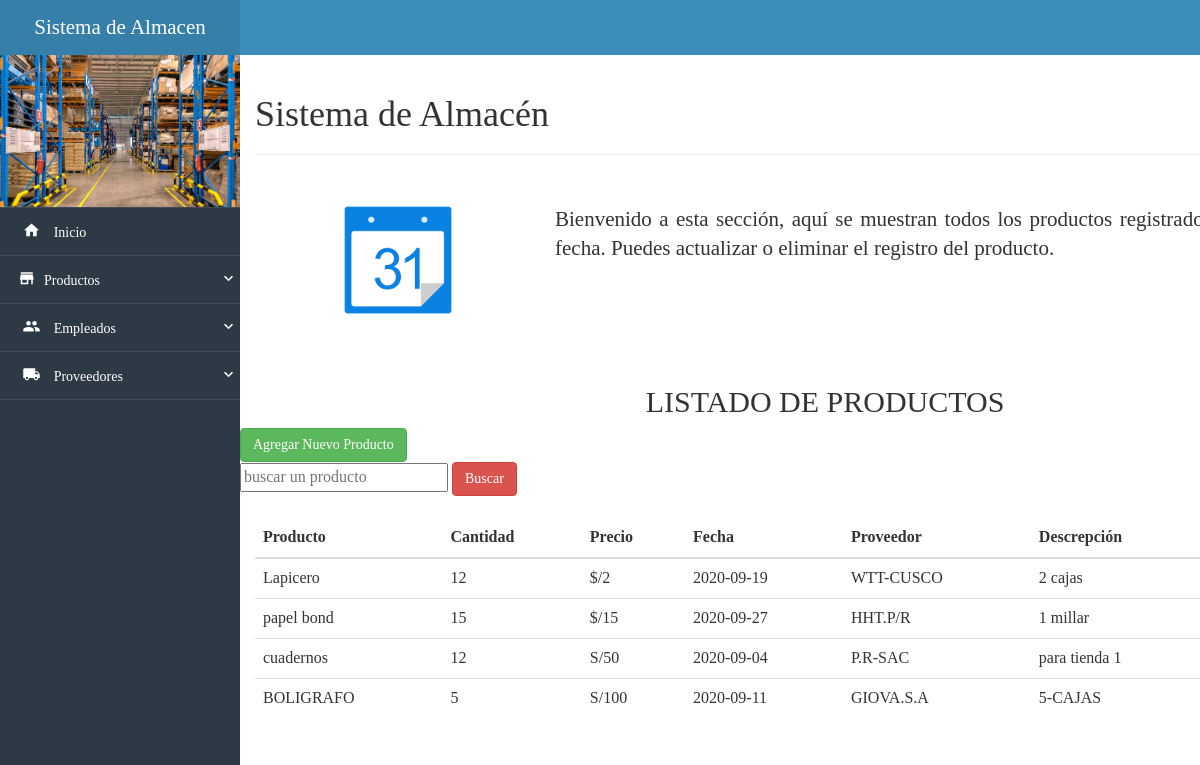
The page /mostrarPro.php on the database its author committed.
### tables this page shows
CREATE TABLE `productos` (
  `id` smallint(6) NOT NULL,
  `nombre_producto` varchar(50) NOT NULL,
  `cantidad` varchar(10) DEFAULT NULL,
  `precio_total` varchar(10) DEFAULT NULL,
  `fecha_entrada` date NOT NULL,
  `proveedor` varchar(40) DEFAULT NULL,
  `descripcion` varchar(200) NOT NULL
);

### mostrarPro.php (the view, shortened to what this page needs)
<?php
include('link.php');
require 'conexion.php';
$where = "";
$sql = "SELECT * FROM productos $where";
$resultado = $mysqli->query($sql);
?>
<!DOCTYPE html>
<html lang="es">
<head>
</head>
<body>
    <div class="navbar-lateral full-reset">
        <div class="full-reset container-menu-movile custom-scroll-containers">
            <div class="logo ">
                Sistema de Almacen
            </div>
            <div>
                <figure>
                    <img src="assets/img/logo.jpg"  class="img-responsive center-box"
                     style="width:100%; height: 27%;">
                </figure>
            </div>
            <div class="full-reset nav-lateral-list-menu">
                <ul class="list-unstyled">
                    <li><a href="inicio.php"><i class="zmdi zmdi-home zmdi-hc-fw"></i>&nbsp;&nbsp; Inicio</a></li>
                    <li>
                        <div class="dropdown-menu-button"><i class="zmdi zmdi-store"></i>&nbsp;&nbsp; Productos <i class="zmdi zmdi-chevron-down pull-right zmdi-hc-fw"></i></div>
                    </li>
                    <li>
                        <div class="dropdown-menu-button"><i class="zmdi zmdi-accounts zmdi-hc-fw"></i>&nbsp;&nbsp; Empleados <i class="zmdi zmdi-chevron-down pull-right zmdi-hc-fw"></i></div>
                    </li>
                    <li>
                        <div class="dropdown-menu-button"><i class="zmdi zmdi-truck zmdi-hc-fw"></i>&nbsp;&nbsp; Proveedores <i class="zmdi zmdi-chevron-down pull-right zmdi-hc-fw"></i></div>
                    </li>
                </ul>
            </div>
        </div>
    </div>
    <div class="content-page-container full-reset custom-scroll-containers">
        <nav class="navbar-user-top full-reset">
            <ul class="list-unstyled full-reset">
            </ul>
        </nav>
        <div class="container">
            <div class="page-header">
              <h1 class="all-tittles">Sistema de Almacén<small>   </small></h1>
            </div>
            <div class="container-fluid"  style="margin: 50px 0;">
            <div class="row">
                <div class="col-xs-12 col-sm-4 col-md-3">
                    <img src="assets/img/calendar_book.png" alt="calendar" class="img-responsive center-box" style="max-width: 110px;">
                </div>
                <div class="col-xs-12 col-sm-8 col-md-8 text-justify lead">
                    Bienvenido a esta sección, aquí se muestran todos los productos registrados hasta la fecha.
                    Puedes actualizar o eliminar el registro del producto.
                </div>
            </div>
        </div>
       <div class="edii">
              <div>
            <div class="row">
                <h2 style="text-align:center">LISTADO DE PRODUCTOS</h2>
            </div>
            <div class="row">
                <a href="nuevoProducto.php" class="btn btn-success">Agregar Nuevo Producto</a>
                <form action="<?php $_SERVER['PHP_SELF']; ?>" method="POST">
                    <input type="text" id="campo" name="campo" required='required'
                     placeholder="buscar un producto " autocomplete="off"/>
                    <input type="submit"  id="enviar" name="enviar" value="Buscar"
                    class="btn btn-danger"  />
                 </form>
            </div>
            <br>
            <div >
                <table class="table table-responsive table-hover">
                   <thead>
                    <tr>
                        <th>Producto</th>
                        <th>Cantidad</th>
                        <th>Precio</th>
                        <th>Fecha</th>
                        <th>Proveedor</th>
                        <th>Descrepción</th>
                    </tr>
                    </thead>
                    <tbody>
                     <?php while($row = $resultado->fetch_array(MYSQLI_ASSOC))
                    { ?>
                    <tr>
                    <td><?php echo $row['nombre_producto']; ?></td>
                    <td><?php echo $row['cantidad']; ?></td>
                    <td><?php echo $row['precio_total']; ?></td>
                    <td><?php echo $row['fecha_entrada']; ?></td>
                    <td><?php echo $row['proveedor']; ?></td>
                    <td><?php echo $row['descripcion']; ?></td>
                    </tr>
                    <?php } ?>
                    </tbody>
                </table>
                </div>
              </div>
            </div>
        </div>
    </div>
</body>
</html>

### link.php (shortened to what this page needs)
<!DOCTYPE html>
<html lang="en">
<head>
    <link rel="stylesheet" href="css/material-design-iconic-font.min.css">
    <link rel="stylesheet" href="css/normalize.css">
    <link rel="stylesheet" href="css/bootstrap.min.css">
    <link rel="stylesheet" href="css/jquery.mCustomScrollbar.css">
    <link rel="stylesheet" href="css/style.css">
</head>
<body>
</body>
</html>

### css/style.css (style rules this page uses)
html, body { height: 100%; margin: 0; padding: 0; width: 100%; font-size: 16px; font-family: "Parrafos" !important; background-color: #fff; }
.center-box { margin: 0 auto; }
.full-reset { margin: 0; padding: 0; width: 100%; }
.navbar-user-top { background-color: #3c8dbc; height: 55px; position: relative; top: 0; left: 0; z-index: 7; }
.navbar-user-top > ul { height: 55px; padding: 0 15px; margin: 0; }
.nav-lateral-list-menu ul li a, .nav-lateral-list-menu ul li div { width: 100%; min-height: 45px; line-height: 45px; display: block; padding: 0; padding-left: 20px; font-size: 14px; text-decoration: none; color: #fff; border-bottom: 1px solid rgba(230,233,238,.1); transition: .3s all ease-in-out; -moz-transition: .3s all ease-in-out; -ms-transition: .3s all ease-in-out; -webkit-transition: .3s all ease-in-out; }
.nav-lateral-list-menu i { font-size: 18px; line-height: 45px; }
.nav-lateral-list-menu ul li:first-child { border-top: 1px solid rgba(230,233,238,.1); }
.nav-lateral-list-menu ul li div { cursor: pointer; }
@media (min-width: 1200px) { .navbar-lateral { display: inherit !important; } }

### rows shown on the page
productos: nombre_producto "Lapicero", cantidad "12", precio_total "$/2", fecha_entrada "2020-09-19", proveedor "WTT-CUSCO", descripcion "2 cajas"
productos: nombre_producto "papel bond", cantidad "15", precio_total "$/15", fecha_entrada "2020-09-27", proveedor "HHT.P/R", descripcion "1 millar"
productos: nombre_producto "cuadernos", cantidad "12", precio_total "S/50", fecha_entrada "2020-09-04", proveedor "P.R-SAC", descripcion "para tienda 1"
productos: nombre_producto "BOLIGRAFO", cantidad "5", precio_total "S/100", fecha_entrada "2020-09-11", proveedor "GIOVA.S.A", descripcion "5-CAJAS"
